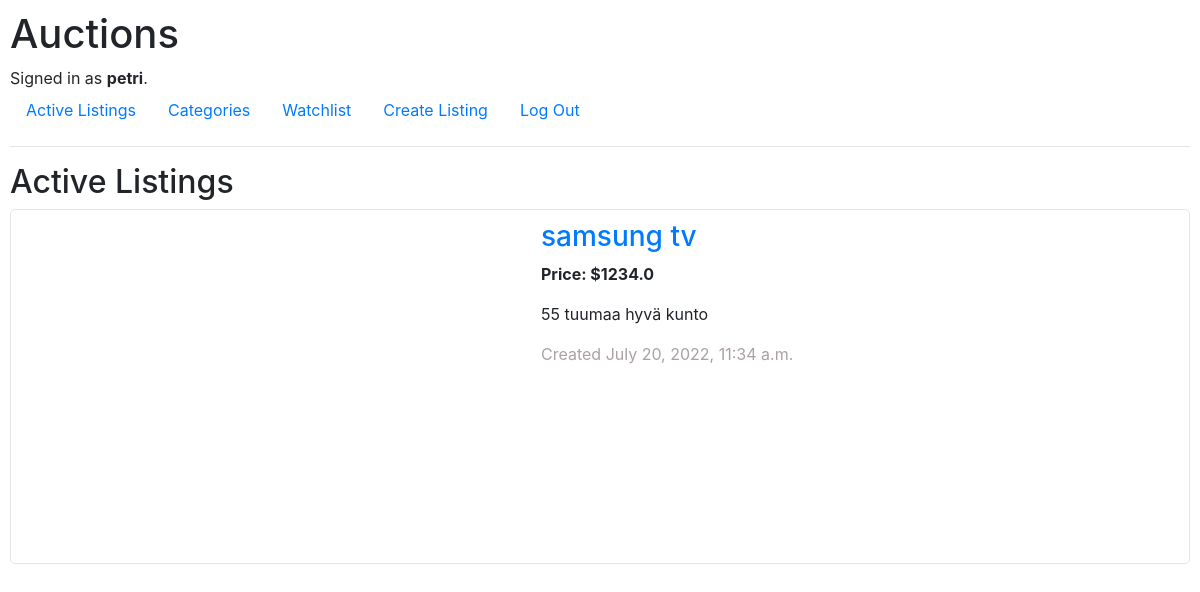
Screenshot of / (signed in) with the database file from the repository.
### auctions/models.py (models this page shows)
class User(AbstractUser):
    pass

class AuctionListing(models.Model):
    lister = models.ForeignKey(User, on_delete=models.CASCADE, related_name="lister", null=True)
    name = models.CharField(max_length=1000)
    description = models.CharField(max_length=1000, blank=True)
    price = models.FloatField()
    image_url = models.URLField(blank=True)
    CATEGORIES = (
        ('1','Other'),
        ('2', 'TV'),
        ('3', 'Laptop'),
        ('4', 'Smartphone'),
        ('5', 'Tablet')
    )
    category = models.CharField(max_length=1, blank=False, choices=CATEGORIES)
    time = models.DateTimeField()

### auctions/views.py (the view)
# urls.py: path("", views.index, name="index"),
def index(request):
    auctions = AuctionListing.objects.all()
    closed_auctions = ClosedAuctions.objects.values_list("item", flat = True)
    auctions = AuctionListing.objects.exclude(id__in=closed_auctions)
    return render(request, "auctions/index.html",{
        "auctions": auctions,
        "closed_auctions": closed_auctions
        })

### auctions/templates/auctions/index.html (shortened to what this page needs)
{% extends "auctions/layout.html" %}
{% block body %}
    <h2>Active Listings</h2>
    {% for auction in auctions %}
    <div class="auctionbox">
        {% if auction.image_url %}
        <div class="imagebox">
        </div>
        {% endif %}
        <div style="width:auto">
            <a href="{% url 'listings' auction.id %}">
            <h3>{{ auction.name }}</h3>
            </a>
            <div style="font-weight: bold;">Price: ${{ auction.price }}</div>
            <div style="word-break: break-all;">{{ auction.description }}</div>
            <div style="color:rgb(170, 162, 162)">Created {{ auction.time }}</div>
        </div>
    </div>
    <br>
    {% endfor %}
{% endblock %}

### auctions/templates/auctions/layout.html (shortened to what this page needs)
{% load static %}
<!DOCTYPE html>
<html lang="en">
    <head>
        <link rel="stylesheet" href="https://stackpath.bootstrapcdn.com/bootstrap/4.4.1/css/bootstrap.min.css">
        <link href="{% static 'auctions/styles.css' %}" rel="stylesheet">
    </head>
    <body>
        <h1>Auctions</h1>
        <div>
            {% if user.is_authenticated %}
                Signed in as <strong>{{ user.username }}</strong>.
            {% else %}
                Not signed in.
            {% endif %}
        </div>
        <ul class="nav">
            <li class="nav-item">
                <a class="nav-link" href="{% url 'index' %}">Active Listings</a>
            </li>
            <li class="nav-item">
                <a class="nav-link" href="{% url 'categories' %}">Categories</a>
            </li>
            {% if user.is_authenticated %}
                <li class="nav-item">
                    <a class="nav-link" href="{% url 'watchlist' %}">Watchlist</a>
                </li>
                <li class="nav-item">
                    <a class="nav-link" href="{% url 'create_listing' %}">Create Listing</a>
                </li>
                <li class="nav-item">
                    <a class="nav-link" href="{% url 'logout' %}">Log Out</a>
                </li>
            {% endif %}
        </ul>
        <hr>
        {% block body %}
        {% endblock %}
    </body>
</html>

### auctions/static/auctions/styles.css (style rules this page uses)
body { padding: 10px; }
.auctionbox { display: flex; flex-wrap: wrap; gap: 20px; box-sizing: border-box; border: 1px solid rgba(0, 0, 0, 0.1); padding: 10px; border-radius: 5px; }
.imagebox { width: 500px; height: 333px; text-align: center; }

### rows the page displays
User: username "petri"
AuctionListing: name "samsung tv", price "1234.0", description "55 tuumaa hyvä kunto", time "July 20, 2022, 11:34 a.m."
